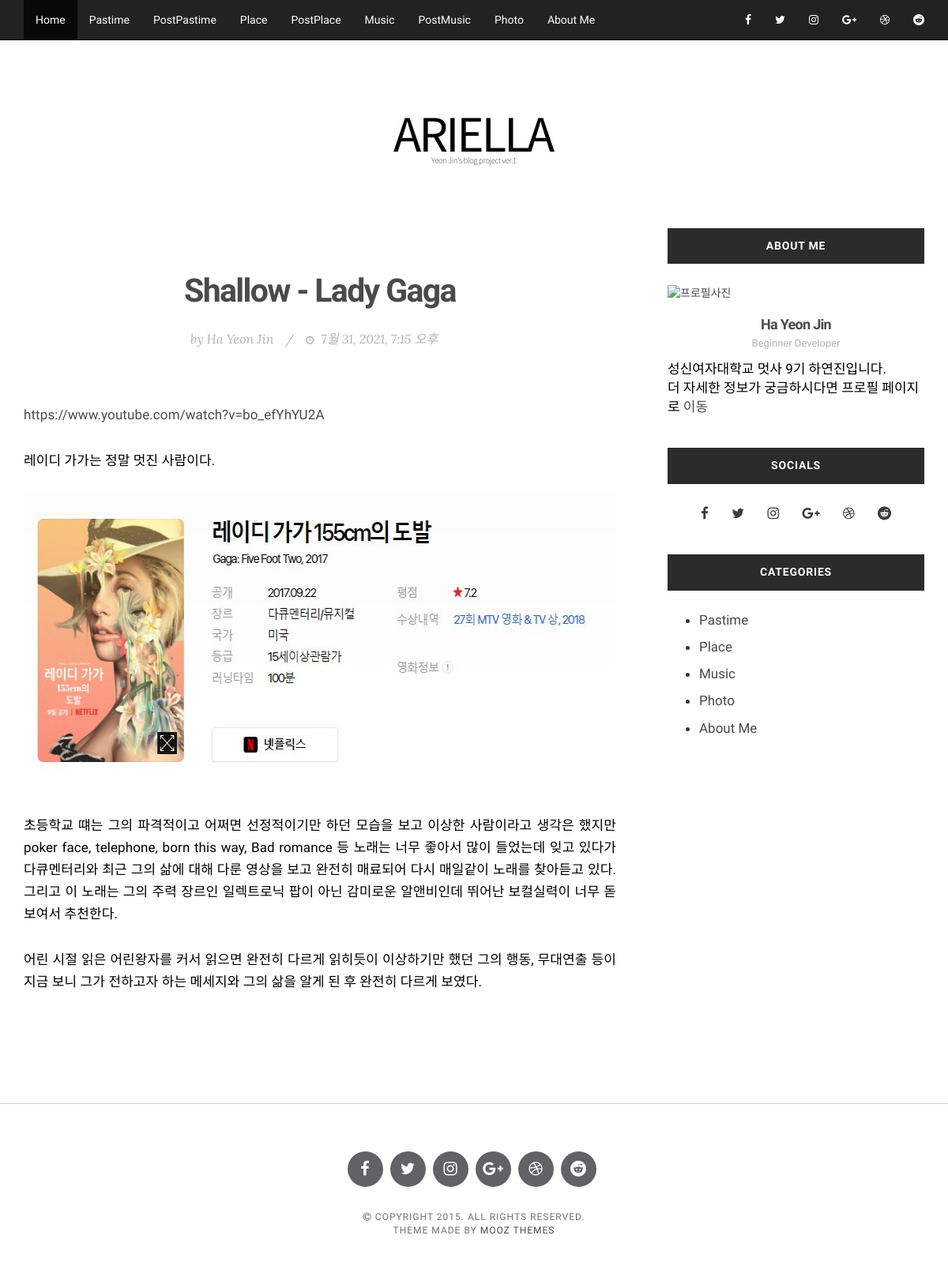
The app's page /musicviewdetail/2/ with its own data.
### blog/models.py (models this page shows)
class Music(models.Model):
    title = models.CharField(max_length=50)
    pub_date = models.DateTimeField(auto_now_add=True)
    author = models.ForeignKey(User, on_delete=models.SET_NULL, null=True, default=1)
    content = RichTextUploadingField(null=True)

### blog/views.py (the view)
# urls.py: path('musicviewdetail/<int:music_id>/', views.musicviewdetail, name='musicviewdetail'),
def musicviewdetail(request, music_id):
    music_detail = get_object_or_404(Music, pk=music_id)
    return render(request, 'musicviewdetail.html', {'music_detail':music_detail})

### blog/templates/musicviewdetail.html (shortened to what this page needs)
{% extends 'base.html' %}
{% load static %}
{% block contents %}
		<section>
			<div class="row">
				<div class="col-md-8">
					<article class="blog-post">
						<div class="blog-post-image">
						</div>
						<div class="blog-post-body">
							<h2>{{ music_detail.title }}</a></h2>
							<div class="post-meta"><span>by <a href="aboutme">Ha Yeon Jin</a></span>/<span><i class="fa fa-clock-o"></i> {{ music_detail.pub_date }}</span></div>
							<br>
							<div class="blog-post-text">								<p>
									{{ music_detail.content | safe }}
								</p>
								</div>
						</div>
					</article>
				</div>
				<div class="col-md-4 sidebar-gutter">
					<aside>
					<div class="sidebar-widget">
						<h3 class="sidebar-title">About Me</h3>
						<div class="widget-container widget-about">
							<a href="post.html"><img src="{% static 'images/yjheart.jpg' %}" alt="프로필사진"></a>
							<h4>Ha Yeon Jin</h4>
							<div class="author-title">Beginner Developer</div>
							<p>성신여자대학교 멋사 9기 하연진입니다. <br>더 자세한 정보가 궁금하시다면 프로필 페이지로 <a href="profile.html" color="blue">이동</a> </p>
						</div>
					</div>
					<div class="sidebar-widget">
						<h3 class="sidebar-title">Socials</h3>
						<div class="widget-container">
							<div class="widget-socials">
								<a href="https://www.facebook.com/profile.php?id=100051282008415"><i class="fa fa-facebook"></i></a>
								<a href="#"><i class="fa fa-twitter"></i></a>
								<a href="https://www.instagram.com/__jinhaiz/"><i class="fa fa-instagram"></i></a>
								<a href="#"><i class="fa fa-google-plus"></i></a>
								<a href="#"><i class="fa fa-dribbble"></i></a>
								<a href="#"><i class="fa fa-reddit"></i></a>
							</div>
						</div>
					</div>
					<div class="sidebar-widget">
						<h3 class="sidebar-title">Categories</h3>
						<div class="widget-container">
							<ul>
								<li><a href="{% url 'pastime' %}">Pastime</a></li>
								<li><a href="{% url 'place' %}">Place</a></li>
								<li><a href="{% url 'music' %}">Music</a></li>
								<li><a href="{% url 'photo' %}">Photo</a></li>
								<li><a href="{% url 'aboutme' %}">About Me</a></li>
							</ul>
						</div>
					</div>
					</div>
				</div>
			</div>
{% endblock %}

### blog/static/css/style.css (style rules this page uses)
body { font-family: "Raleway", Sans-serif; -webkit-font-smoothing: antialiased; }
h1, h2, h3, h4, h5, h6 { letter-spacing: -0.04em; font-weight: 700; font-style: normal; font-family: "Raleway", Sans-serif; color: #4A4A4A; }
p { font-family: 'Raleway', sans-serif; font-size: 15px; font-weight: 400; line-height: 24px; color: #000; }
img { max-width: 100%; height: auto; }
a { color: #4A4A4A; }
a, a:hover, a:focus, a:active, a.active { outline: 0; text-decoration: none; }
section { padding-bottom: 60px; }
section:last-child { padding-bottom: 0px; }
.sidebar-gutter { padding-left: 50px; }
.blog-post { padding-bottom: 30px; margin-bottom: 60px; border-bottom: 1px solid #CECECE; }
.blog-post:last-child { border-bottom: none; }
.blog-post .blog-post-body { text-align: center; padding: 20px 0; }
.blog-post .blog-post-body h2 { margin: 0; padding: 15px 0px 20px; font-size: 41px; line-height: 49px; }
.blog-post .blog-post-body p { text-align: justify; font-size: 20px; font-weight: 300; line-height: 30px; color: #000; }
.blog-post .blog-post-body a { color: #4A4A4A; -webkit-transition: all 0.2s ease-out; -moz-transition: all 0.2s ease-out; -o-transition: all 0.2s ease-out; transition: all 0.2s ease-out; }
.blog-post .post-meta { margin: 5px 0 20px; font-weight: 400; font-size: 16px; color: #B1B1B1; font-family: "Lora"; font-style: italic; }
.blog-post .post-meta a { color: #B1B1B1; }
.blog-post .post-meta span { padding-left: 15px; padding-right: 15px; }
.blog-post .post-meta span:first-child { padding-left: 0; padding-right: 15px; }
.blog-post .post-meta i { padding-right: 5px; font-size: 12px; }
.blog-post .blog-post-text { text-align: left; }
.blog-post .blog-post-text p { text-align: justify; font-size: 17px; font-weight: 400; line-height: 28px; color: #000; letter-spacing: 0.1px; margin-bottom: 30px; }
.sidebar-title { background-color: #2B2B2B; color: #fff; text-align: center; text-transform: uppercase; font-weight: 800; letter-spacing: 0.8px; font-size: 14px; padding: 15px 0; margin: 0 0 25px; font-family: "Raleway", Sans-serif; }
.sidebar-widget { margin-bottom: 40px; }
.sidebar-widget li { font-size: 17px; margin-bottom: 10px; }
.widget-socials { text-align: center; }
.widget-socials a { margin: 3px 8px; padding: 5px; font-size: 17px; color: #3C3C3C; }
.widget-about img { width: 100%; }
.widget-about h4 { text-align: center; margin: 20px 0 5px; }
.widget-about .author-title { font-size: 13px; font-weight: 400; line-height: 20px; color: #B5B5B5; text-align: center; }
.widget-about p { margin-top: 10px; font-size: 17px; line-height: 24px; color: #000000; }

### records on screen
Music: title "Shallow - Lady Gaga", pub_date "7월 31, 2021, 7:15 오후", content "https://www.youtube.com/watch?v=bo_efYhYU2A 레이디 가가는 정말 멋진 사람이다. 초등학교 떄는 그의 파격적이고 어쩌면 선정적이기만 하던 모습을 보고 이상한 사람이라고 생각은 했지만 poker face, telephone, born this way, Bad romance 등 노래는 너무 좋아서 많이 들었는데 잊고 있다가 다큐멘터리와 최근 그의 삶에 대해 다룬 영상을 보고 완전히 매료되어 다시 매일같이 노래를 찾아듣고 있다. 그리고 이 노래는 그의 주력 장르인 일렉트로닉 팝이 아닌 감미로운 알앤비인데 뛰어난 보컬실력이 너무 돋보여서 추천한다. 어린 시절 읽은 어린왕자를 커서 읽으면 완전히 다르게 읽히듯이 이상하기만 했던 그의 행동, 무대연출 등이 지금 보니 그가 전하고자 하는 메세지와 그의 삶을 알게 된 후 완전히 다르게 보였다.", content (picture)
